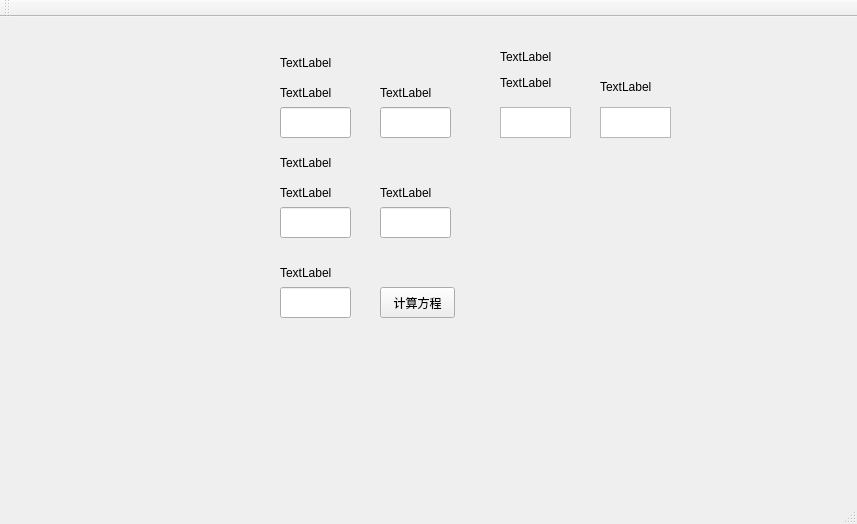
<?xml version="1.0" encoding="UTF-8"?>
<ui version="4.0">
 <class>MainWindow</class>
 <widget class="QMainWindow" name="MainWindow">
  <property name="geometry">
   <rect>
    <x>0</x>
    <y>0</y>
    <width>857</width>
    <height>524</height>
   </rect>
  </property>
  <property name="windowTitle">
   <string>MainWindow</string>
  </property>
  <widget class="QWidget" name="centralWidget">
   <widget class="QLineEdit" name="real_one">
    <property name="geometry">
     <rect>
      <x>280</x>
      <y>90</y>
      <width>71</width>
      <height>31</height>
     </rect>
    </property>
   </widget>
   <widget class="QLineEdit" name="image_one">
    <property name="geometry">
     <rect>
      <x>380</x>
      <y>90</y>
      <width>71</width>
      <height>31</height>
     </rect>
    </property>
   </widget>
   <widget class="QLineEdit" name="real_two">
    <property name="geometry">
     <rect>
      <x>280</x>
      <y>190</y>
      <width>71</width>
      <height>31</height>
     </rect>
    </property>
   </widget>
   <widget class="QLineEdit" name="image_two">
    <property name="geometry">
     <rect>
      <x>380</x>
      <y>190</y>
      <width>71</width>
      <height>31</height>
     </rect>
    </property>
   </widget>
   <widget class="QLabel" name="complex_number_one">
    <property name="geometry">
     <rect>
      <x>280</x>
      <y>40</y>
      <width>54</width>
      <height>12</height>
     </rect>
    </property>
    <property name="text">
     <string>TextLabel</string>
    </property>
   </widget>
   <widget class="QLabel" name="complex_number_two">
    <property name="geometry">
     <rect>
      <x>280</x>
      <y>140</y>
      <width>54</width>
      <height>12</height>
     </rect>
    </property>
    <property name="text">
     <string>TextLabel</string>
    </property>
   </widget>
   <widget class="QLabel" name="real_part_one">
    <property name="geometry">
     <rect>
      <x>280</x>
      <y>70</y>
      <width>54</width>
      <height>12</height>
     </rect>
    </property>
    <property name="text">
     <string>TextLabel</string>
    </property>
   </widget>
   <widget class="QLabel" name="image_part_one">
    <property name="geometry">
     <rect>
      <x>380</x>
      <y>70</y>
      <width>54</width>
      <height>12</height>
     </rect>
    </property>
    <property name="text">
     <string>TextLabel</string>
    </property>
   </widget>
   <widget class="QLabel" name="real_part_two">
    <property name="geometry">
     <rect>
      <x>280</x>
      <y>170</y>
      <width>54</width>
      <height>12</height>
     </rect>
    </property>
    <property name="text">
     <string>TextLabel</string>
    </property>
   </widget>
   <widget class="QLabel" name="image_part_two">
    <property name="geometry">
     <rect>
      <x>380</x>
      <y>170</y>
      <width>54</width>
      <height>12</height>
     </rect>
    </property>
    <property name="text">
     <string>TextLabel</string>
    </property>
   </widget>
   <widget class="QLabel" name="operator_2">
    <property name="geometry">
     <rect>
      <x>280</x>
      <y>250</y>
      <width>54</width>
      <height>12</height>
     </rect>
    </property>
    <property name="text">
     <string>TextLabel</string>
    </property>
   </widget>
   <widget class="QLineEdit" name="operator_3">
    <property name="geometry">
     <rect>
      <x>280</x>
      <y>270</y>
      <width>71</width>
      <height>31</height>
     </rect>
    </property>
   </widget>
   <widget class="QPushButton" name="pushButton">
    <property name="geometry">
     <rect>
      <x>380</x>
      <y>270</y>
      <width>75</width>
      <height>31</height>
     </rect>
    </property>
    <property name="text">
     <string>计算方程</string>
    </property>
   </widget>
   <widget class="QTextEdit" name="real_result">
    <property name="geometry">
     <rect>
      <x>500</x>
      <y>90</y>
      <width>71</width>
      <height>31</height>
     </rect>
    </property>
   </widget>
   <widget class="QLabel" name="complex_number_result">
    <property name="geometry">
     <rect>
      <x>500</x>
      <y>30</y>
      <width>111</width>
      <height>20</height>
     </rect>
    </property>
    <property name="text">
     <string>TextLabel</string>
    </property>
   </widget>
   <widget class="QLabel" name="real_part_result">
    <property name="geometry">
     <rect>
      <x>500</x>
      <y>60</y>
      <width>54</width>
      <height>12</height>
     </rect>
    </property>
    <property name="text">
     <string>TextLabel</string>
    </property>
   </widget>
   <widget class="QLabel" name="image_part_result">
    <property name="geometry">
     <rect>
      <x>600</x>
      <y>60</y>
      <width>54</width>
      <height>20</height>
     </rect>
    </property>
    <property name="text">
     <string>TextLabel</string>
    </property>
   </widget>
   <widget class="QTextEdit" name="image_result">
    <property name="geometry">
     <rect>
      <x>600</x>
      <y>90</y>
      <width>71</width>
      <height>31</height>
     </rect>
    </property>
   </widget>
  </widget>
  <widget class="QMenuBar" name="menuBar">
   <property name="geometry">
    <rect>
     <x>0</x>
     <y>0</y>
     <width>857</width>
     <height>23</height>
    </rect>
   </property>
  </widget>
  <widget class="QToolBar" name="mainToolBar">
   <attribute name="toolBarArea">
    <enum>TopToolBarArea</enum>
   </attribute>
   <attribute name="toolBarBreak">
    <bool>false</bool>
   </attribute>
  </widget>
  <widget class="QStatusBar" name="statusBar"/>
 </widget>
 <layoutdefault spacing="6" margin="11"/>
 <resources/>
 <connections/>
</ui>
